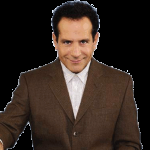
#> input picture monk150.png, 150 x 150 px
$ python -i animation.py   (imports and definitions only)
#> lines starting #> are read from the running program, lines starting #| are printed output that depends on the picture
# importing libraries
import matplotlib.pyplot as plt
import matplotlib.animation as animation

fig = plt.figure()
# creating a subplot
ax1 = fig.add_subplot(1, 1, 1)


def animate(i):
	data = open('fitness.txt', 'r').read()
	lines = data.split('\n')
	xs = []
	ys = []
	xa = []
	ya = []
	for line in lines:
		if len(line.split()) == 0:
			break
		x, y = line.split()
		xs.append(float(x))
		ys.append(float(y))

	data = open('avg_fitness.txt', 'r').read()
	lines = data.split('\n')
	for line in lines:
		if len(line.split()) == 0:
			break
		x, y = line.split()
		xa.append(float(x))
		ya.append(float(y))

	ax1.clear()
	ax1.plot(xs, ys, 'r', ya, 'b')

	plt.xlabel('Generation')
	plt.ylabel('Fitness')
	plt.title('Animated Graph')


ani = animation.FuncAnimation(fig, animate, interval=60)
# [1 line not run here, left out]

>>> import cv2
>>> picture = cv2.imread('../monk150.png', cv2.IMREAD_GRAYSCALE)
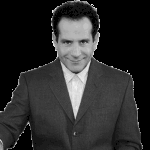
#> picture: shape (150, 150); min 0, max 242, mean 44.1
#> (the run stopped early here; a loop or call above may not have finished)
